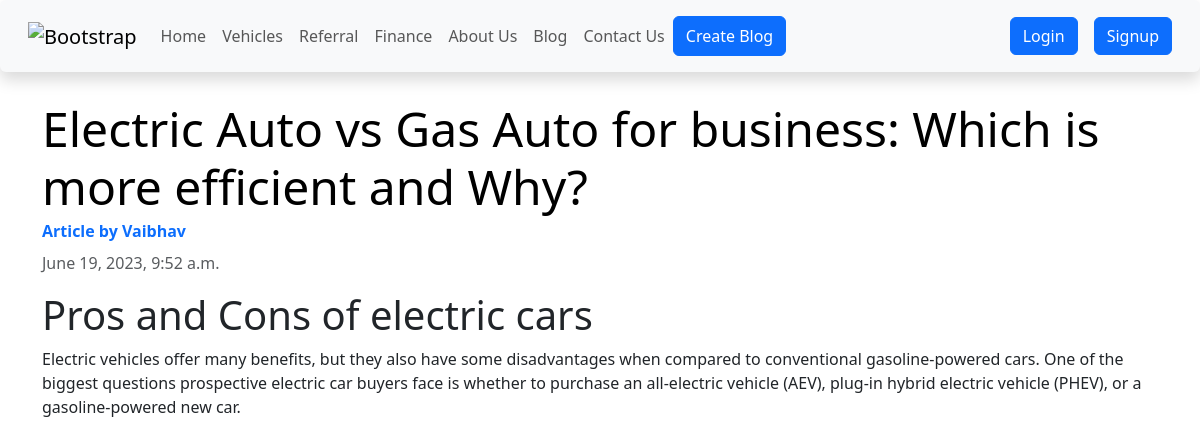
The app's page /blog/Pros-and-cons-of-electric-cars with its own data.
### blog_app/models.py (models this page shows, shortened)
class CreateBlog(models.Model):
    sno = models.AutoField(primary_key=True)
    title = models.CharField(max_length=255)
    metaTitle = models.CharField(max_length=1000)
    slug = models.CharField(max_length=255)
    author=models.CharField(max_length=255)
    metaDescription = models.CharField(max_length=1000)
    body = models.TextField()
    image = models.TextField()
    time = models.DateTimeField(auto_now_add=True, blank=True)

### blog_app/views.py (the view)
# urls.py: path('blog/<str:slug>', views.blog, name='blogPost'),
def blog(request, slug):
    blog = CreateBlog.objects.filter(slug=slug).first()
    context = {"blog": blog}
    return render(request, "blog.html", context)

### templates/blog.html
{% extends 'main.html' %} {% block title %}This is Blog{% endblock title %}
{% block body %}
<article class="container blog-post" style="margin-top: 100px">
    <h1 class="display-5 link-body-emphasis mb-1">{{blog.title}}</h1>
    <strong class="d-inline-block mb-2 text-primary">Article  by {{blog.author}}</strong>
    <div class="mb-1 text-muted">{{blog.time}}</div>
    <p>{{blog.body | safe}}</p>
  </article>
{% endblock body %}

### templates/main.html (shortened to what this page needs)
<!DOCTYPE html>
<html lang="en">
  <head>
    <link
      rel="stylesheet"
      href="https://cdn.jsdelivr.net/npm/bootstrap@5.3.0/dist/css/bootstrap.min.css"
    />
  </head>
  <body>
    <nav class="navbar navbar-expand-lg bg-body-tertiary shadow p-3 mb-5 bg-body rounded" style="z-index: 1; position: fixed; width:100vw; top:0%">
      <div class="container-fluid">
        <div>
          <a class="navbar-brand" href="/">
            <img src="https://cdn.pixabay.com/photo/2016/12/27/13/10/logo-1933884_640.png" alt="Bootstrap" width="30" height="24">
          </a>
        </div>
        <div class="collapse navbar-collapse" id="navbarSupportedContent">
          <ul class="navbar-nav me-auto mb-2 mb-lg-0">
            <li class="nav-item">
              <a class="nav-link" aria-current="page" href="/">Home</a>
            </li>
            <li class="nav-item">
              <a class="nav-link" href="#">Vehicles</a>
            </li>
            <li class="nav-item">
              <a class="nav-link" href="#">Referral</a>
            </li>
            <li class="nav-item">
              <a class="nav-link" href="#">Finance</a>
            </li>
            <li class="nav-item">
              <a class="nav-link" href="#">About Us</a>
            </li>
            <li class="nav-item">
              <a class="nav-link" href="/">Blog</a>
            </li>
            <li class="nav-item">
              <a class="nav-link" href="#">Contact Us</a>
            </li>
              {% if user.is_authenticated %}
                <button class="btn btn-primary text-white bg-dark" ><a style="color:white; text-decoration:none; " href="/create-blog">Create Blog</a></button>
              {% else %}
                <button class="btn btn-primary text-white" ><a style="color:white; text-decoration:none;" href="/login">Create Blog</a></button>
              {% endif %}
          </ul>
          {% if user.is_authenticated %}
          <a href="/logout"> Hello {{request.user}} </a>
          {% else %}
          <div class="d-flex" >
            <button class="btn btn-primary" ><a href='/login' style="color:white; text-decoration:none;">Login</a></button>
          </div>
          <div class="d-flex" >
            <button class="btn btn-primary ms-3" ><a href='/signup' style="color:white; text-decoration:none;">Signup</a></button>
          </div>
          {% endif %}
        </div>
      </div>
    </nav>
    {% block body %}{% endblock body %}
  </body>
</html>

### records on screen
CreateBlog: title "Electric Auto vs Gas Auto for business: Which is more efficient and Why?", author "Vaibhav", time "June 19, 2023, 9:52 a.m.", body "Pros and Cons of electric cars Electric vehicles offer many benefits, but they also have some disadvantages when compared to conventional gasoline-powered cars. One of the biggest questions prospective electric car buyers face is whether to purchase an all-electric vehicle (AEV), plug-in hybrid electric vehicle (PHEV), or a gasoline-powered new car."
